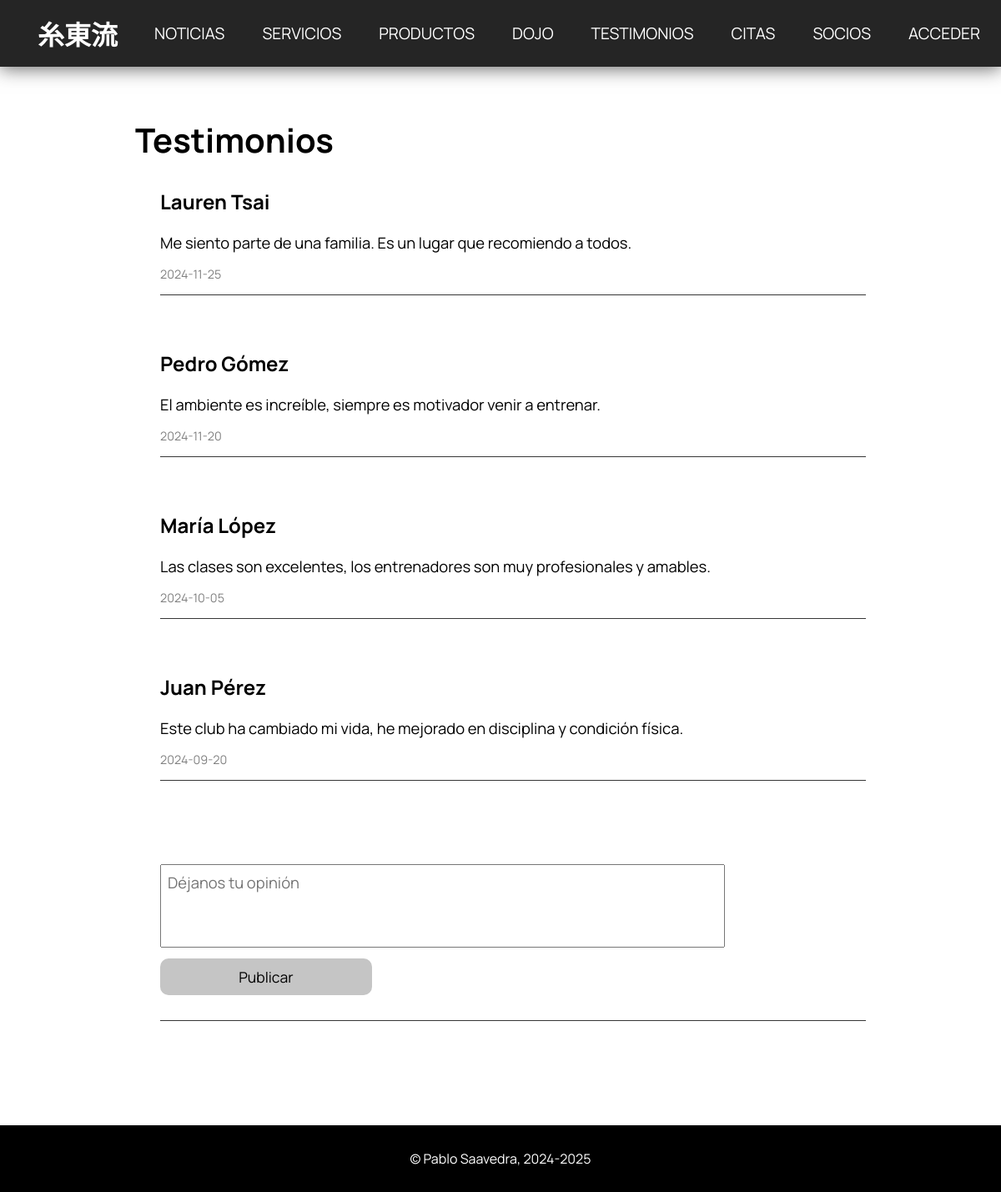
The page /paginas/testimonios/testimonios.php on the database as committed earlier.
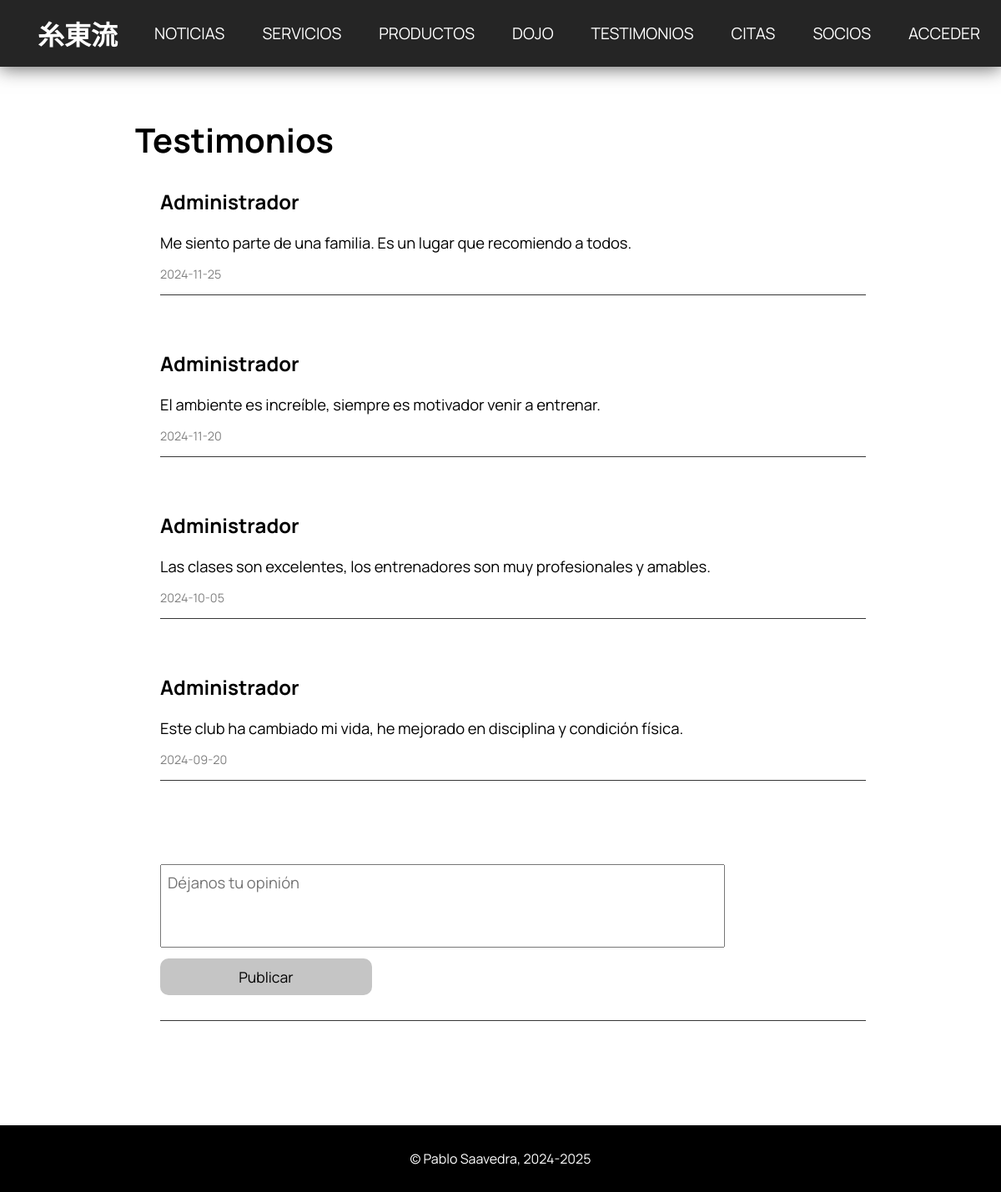
The same page on the database as committed later.
### tables this page shows
CREATE TABLE testimonio (
    id INTEGER NOT NULL PRIMARY KEY AUTO_INCREMENT,
    autor INTEGER,
    contenido VARCHAR(255) NOT NULL,
    fecha DATE NOT NULL,
    CONSTRAINT escritopor FOREIGN KEY (autor) REFERENCES socio (id) ON DELETE SET NULL
);

CREATE TABLE socio (
    id INTEGER NOT NULL PRIMARY KEY AUTO_INCREMENT,
    nombre VARCHAR(150) NOT NULL,
    edad INTEGER,
    pass VARCHAR(255) NOT NULL,
    tipo ENUM('admin', 'socio') NOT NULL,
    usuario VARCHAR(255) NOT NULL UNIQUE,
    telefono VARCHAR(15) UNIQUE,
    foto VARCHAR(255)
);

### php/funciones.php (the view, shortened to what this page needs)
<?php
    function dibujarCabecera($ruta_i, $ruta_soc, $ruta_serv, $ruta_tes, $ruta_not, $ruta_cit, $ruta_prod, $ruta_dojo, $ruta_acc, $usuario){
        $resultado='';
        $resultado.="
        <header>
            <h1><a href='$ruta_i'>糸東流</a></h1>
                <nav>
                    <ul>
                        <li><a href='$ruta_not'>NOTICIAS</a></li>
                        <li><a href='$ruta_serv'>SERVICIOS</a></li>
                        <li><a href='$ruta_prod'>PRODUCTOS</a></li>
                        <li><a href='$ruta_dojo'>DOJO</a></li>
                        <li><a href='$ruta_tes'>TESTIMONIOS</a></li>
                        <li><a href='$ruta_cit'>CITAS</a></li>
                        <li><a href='$ruta_soc'>SOCIOS</a></li>
        ";
        if($usuario != "") {
            if($usuario == "admin"){
                $resultado .= "<li><a href='$ruta_acc/cerrar-sesion.php'>CERRAR SESIÓN DE ADMINISTRADOR</a></li>";
            } else {
                $resultado .= "<li><a href='$ruta_acc/cerrar-sesion.php'>CERRAR SESIÓN DE $usuario</a></li>";
            }
        } else {
            $resultado .= "<li><a href='$ruta_acc/acceso.php'>ACCEDER</a></li>";
        }
        $resultado .= "
                    </ul>
                </nav>
            <button id='menu-btn' aria-label='Toggle menu'>&#9776;</button>
            </header>
        ";
        return $resultado;
    }
function imprimirTestimonios($conexion){
    $resultado='';
        $sql='SELECT testimonio.id,nombre,contenido,fecha FROM socio
        JOIN testimonio ON socio.id=testimonio.autor
        ORDER BY fecha DESC';
    $consulta=$conexion->prepare($sql);
    $consulta->execute();
    $consulta->bind_result($id, $nombre, $texto, $fecha);
    while($consulta->fetch()){
        $resultado.="
            <div class='card-testimonio'>
                <h2>$nombre</h2>
                <p>$texto</p>
                <p>$fecha</p>
            </div>
        ";
    }
    return $resultado;
}

### paginas/testimonios/testimonios.php (shortened to what this page needs)
<!DOCTYPE html>
<html lang="es">
<head>
    <link rel="stylesheet" href="../../css/style.css">
    <link rel="stylesheet" href="../../css/style_testimonios.css">
</head>
<body>
    <main class='principal-testimonios'>
        <?php
            $usuario = isset($_SESSION["tipo"]) ? $_SESSION["nombre"] : "";
            require_once '../../php/funciones.php';
            require_once '../../php/config.php';
            $conexion=conectar($nombre_host, $nombre_usuario, $password_db, $nombre_db);
            $ruta_i="../../index.php";
            $ruta_soc="../socios/socios.php";
            $ruta_serv="../servicios/servicios.php";
            $ruta_tes="#";
            $ruta_not="../noticias/noticias.php";
            $ruta_cit="../citas/citas.php";
            $ruta_prod = "../productos/productos-cli.php";
            $ruta_dojo = "../dojo/dojo.php";
            $ruta_acc = "../acceder";
            echo dibujarCabecera($ruta_i, $ruta_soc, $ruta_serv, $ruta_tes, $ruta_not, $ruta_cit, $ruta_prod, $ruta_dojo, $ruta_acc, $usuario);
        ?>
        <section class='testimonios'>
            <h1>Testimonios</h1>
            <div class='contenido-testimonios'>
                <?php
                    echo imprimirTestimonios($conexion);
                ?>
                <div class='card-testimonio last'>
                    <form action="testimonios.php" method='post' id='formulario-testimonio'>
                        <textarea name="contenido" id="contenido-testimonio" placeholder='Déjanos tu opinión'></textarea>
                        <button type='submit'>Publicar</button>
                    </form>
                </div>
            </div>
        </section>
    </main>
    <?php
        include '../../php/footer.php';
    ?>
</body>
</html>

### php/footer.php
<footer>
    <p>&copy; Pablo Saavedra, 2024-2025</p>
</footer>

### css/style.css (style rules this page uses)
* { margin: 0; padding: 0; box-sizing: border-box; font-family: Manrope; }
body { height: 100vh; display: flex; flex-direction: column; }
main.principal-index, main.principal-socios, main.principal-testimonios, main.principal-servicios, main.principal-noticias, main.principal-citas, main.principal-dojo, main.principal-productos { flex: 1; display: flex; flex-direction: column; }
a:link, a:visited, a:hover, a:active { text-decoration: none; color: inherit; }
header { position: sticky; top: 0; z-index: 1; background-color: rgb(37, 37, 37); box-shadow: 0px 3px 20px rgb(37, 37, 37, 0.65); color: white; height: 80px; display: flex; justify-content: space-between; align-items: center; }
header>h1 { margin: 0px 40px 0px 45px; min-width: 100px; font-size: 2em; font-weight: 600; -webkit-user-drag: none; user-select: none; }
nav { width: 1100px; margin-right: 35px; }
nav ul { display: flex; flex-direction: row; justify-content: space-around; gap: 45px; padding: 0; margin: 0; }
nav ul li { list-style-type: none; font-size: 1.2rem; }
li a { display: flex; justify-content: center; align-items: center; height: 100%; }
nav ul li, #menu-btn, header>h1 { transition: 0.2s ease; }
footer { background-color: black; color: white; margin-top: auto; min-height: 80px; display: flex; justify-content: center; align-items: center; }
footer p { margin: 0; }
textarea { resize: none; height: 200px; padding: 8px; margin: 0 !important; }
input[type=text], textarea, input[type=password] { font-size: 16px; }

### css/style_testimonios.css (style rules this page uses)
section.testimonios { width: 73%; max-width: 1180px; align-self: center; padding: 60px 0px 60px 0px; }
section.testimonios h1 { font-size: 40px; margin-bottom: 30px; }
div.contenido-testimonios { padding-left: 30px; }
div.card-testimonio { border-bottom: 1px solid rgb(54, 54, 54); margin-bottom: 65px; }
div.card-testimonio h2 { margin-bottom: 20px; font-size: 1.5em; }
div.card-testimonio p { font-size: 1.15em; margin-bottom: 15px; }
div.card-testimonio p+p { font-size: 0.9em; color: grey; }
div.last { margin-top: 100px; }
form#formulario-testimonio { display: flex; flex-direction: column; }
form#formulario-testimonio textarea { font-size: 1.15em; height: 100px; width: 80%; margin-bottom: 7px; }
form#formulario-testimonio button { border-radius: 10px; border: 0; width: 30%; text-align: center; background-color: #c5c5c5; color: black; font-size: 1.1em; margin: 13px 0px 30px 0px; padding: 10px; transition: 0.3s ease; }

Rows that differ between the two databases and show on the page:
changed testimonio "Me siento parte de una familia. Es un lugar que recomiendo a todos.": autor.nombre "Lauren Tsai" → "Administrador"
changed testimonio "El ambiente es increíble, siempre es motivador venir a entrenar.": autor.nombre "Pedro Gómez" → "Administrador"
changed testimonio "Las clases son excelentes, los entrenadores son muy profesionales y amables.": autor.nombre "María López" → "Administrador"
changed through a linked row, testimonio "Este club ha cambiado mi vida, he mejorado en disciplina y condición física.": autor.nombre "Juan Pérez" → "Administrador"
